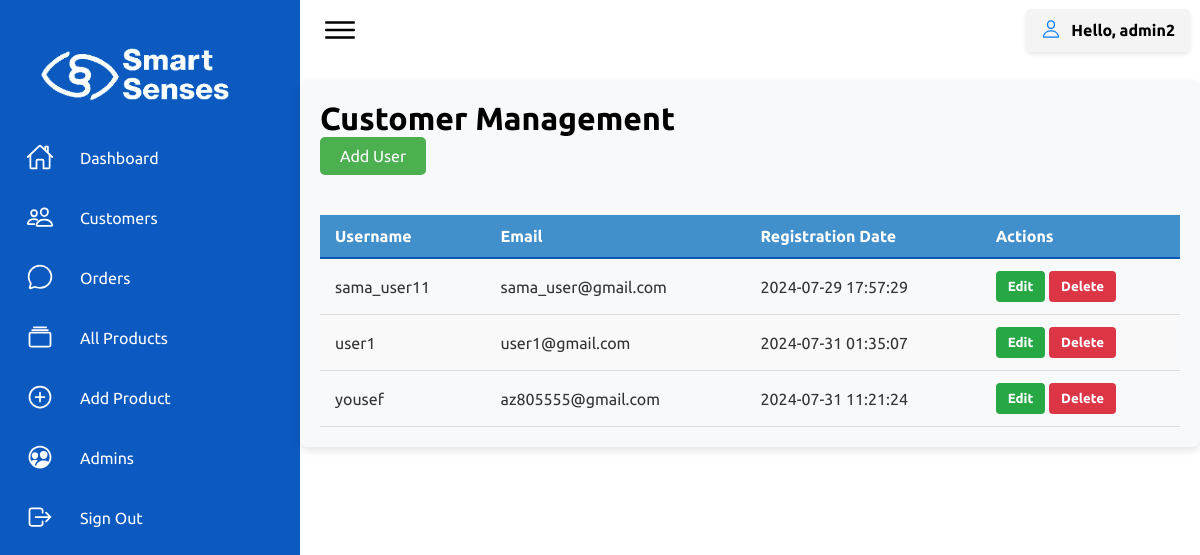
/Admin_Domain/users.php (signed in), run on the app's committed database.
### tables this page shows
CREATE TABLE `users` (
  `user_id` int(11) NOT NULL,
  `username` varchar(50) NOT NULL,
  `email` varchar(100) NOT NULL,
  `password` varchar(100) NOT NULL,
  `registration_date` timestamp NOT NULL DEFAULT current_timestamp()
);

### Admin_Domain/users.php (the view, shortened to what this page needs)
<?php
include 'config.php';
$usersQuery = "SELECT user_id, username, email, registration_date FROM users";
$usersResult = $conn->query($usersQuery);
?>
<!DOCTYPE html>
<html lang="en">
<head>
    <link rel="stylesheet" href="assets/css/style.css">
    <link rel="stylesheet" href="assets/css/users.css">
    <link rel="stylesheet" href="assets/css/modal.css">
</head>
<body>
    <div class="container">
        <?php include 'navigation.php'; ?>
        <div class="user-management-container">
        <div class="user-management-header">
    <h1 id="user-management-heading">Customer Management</h1>
    <button class="add-btn" onclick="showAddUserModal()">Add User</button>
</div>
            <table class="user-management-table">
                <thead>
                    <tr>
                        <th>Username</th>
                        <th>Email</th>
                        <th>Registration Date</th>
                        <th>Actions</th>
                    </tr>
                </thead>
                <tbody>
                    <?php while ($user = $usersResult->fetch_assoc()): ?>
                    <tr>
                        <td><?php echo htmlspecialchars($user['username']); ?></td>
                        <td><?php echo htmlspecialchars($user['email']); ?></td>
                        <td><?php echo htmlspecialchars($user['registration_date']); ?></td>
                        <td>
                            <button class="user-management-btn edit-btn" onclick="showEditUserModal(<?php echo $user['user_id']; ?>, '<?php echo htmlspecialchars($user['username']); ?>', '<?php echo htmlspecialchars($user['email']); ?>')">Edit</button>
                            <form method="post" action="users.php" style="display:inline;">
                                <button type="submit" class="user-management-btn delete-btn" onclick="return confirmDelete(this.form);">Delete</button>
                            </form>
                        </td>
                    </tr>
                    <?php endwhile; ?>
                </tbody>
            </table>
        </div>
    </div>
</body>
</html>

### Admin_Domain/assets/css/style.css (style rules this page uses)
* { font-family: "Ubuntu", sans-serif; margin: 0; padding: 0; box-sizing: border-box; }
:root { --blue: #2a2185; --white: #fff; --gray: #f5f5f5; --black1: #222; --black2: #999; }
body { min-height: 100vh; overflow-x: hidden; }
.container { position: relative; width: 100%; }

### Admin_Domain/assets/css/users.css (style rules this page uses)
.user-management-container { padding: 20px; background-color: #f8f9fa; border-radius: 8px; box-shadow: 0 4px 8px rgba(0, 0, 0, 0.1); margin: 20px auto; max-width: 1200px; }
.user-management-table { width: 100%; border-collapse: collapse; margin-top: 20px; font-family: Arial, sans-serif; color: #333; }
.user-management-table thead { background-color: #418fcb; color: #fff; }
.user-management-table thead th { padding: 12px 15px; text-align: left; border-bottom: 2px solid #0056b3; }
.user-management-table tbody tr:nth-child(even) { background-color: #f9f9f9; }
.user-management-table td { padding: 12px 15px; border-bottom: 1px solid #ddd; }
.user-management-table .user-management-btn { padding: 8px 12px; border: none; border-radius: 4px; text-decoration: none; color: #fff; font-weight: bold; cursor: pointer; display: inline-block; text-align: center; }
.user-management-table .user-management-btn.edit-btn { background-color: #28a745; }
.user-management-table .user-management-btn.delete-btn { background-color: #dc3545; }
form { display: flex; flex-direction: column; }

### Admin_Domain/assets/css/modal.css (style rules this page uses)
.add-btn { margin-bottom: 20px; padding: 10px 20px; font-size: 16px; background-color: #4CAF50; color: white; border: none; border-radius: 5px; cursor: pointer; }

### data on the page
users: username "sama_user11", email "sama_user@gmail.com", registration_date "2024-07-29 17:57:29"
users: username "user1", email "user1@gmail.com", registration_date "2024-07-31 01:35:07"
users: username "yousef", email "az805555@gmail.com", registration_date "2024-07-31 11:21:24"

### other printed values
$admin_name "admin2"
